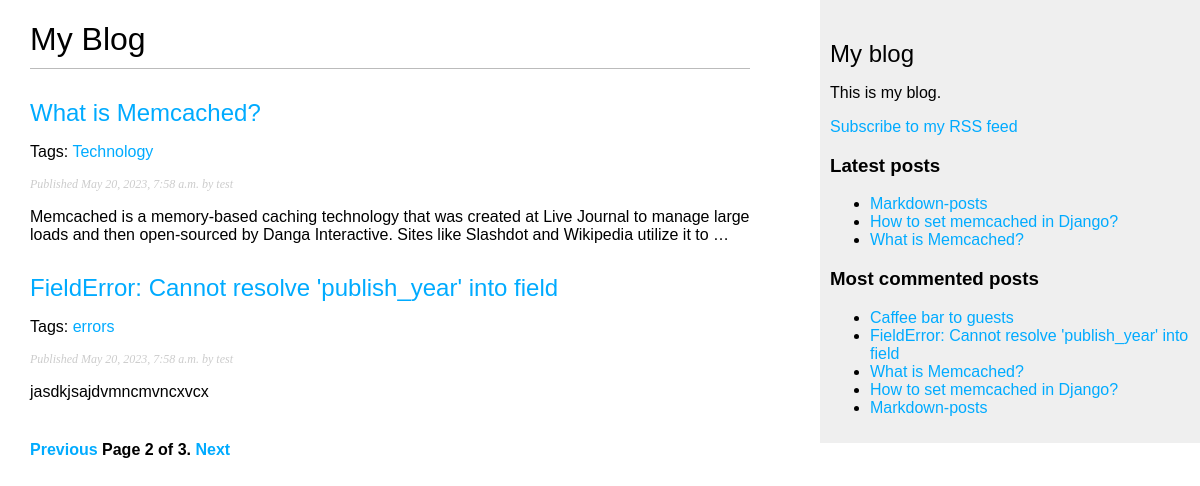
Screenshot of /blog/?page=2 with the database file from the repository.
### blog/models.py (models this page shows, shortened)
class Post(models.Model):
    class Status(models.TextChoices):
        DRAFT = 'DF', 'Draft'
        PUBLISHED = 'PB', 'Published'
    title = models.CharField(max_length=250)
    slug = models.SlugField(max_length=250, unique_for_date='publish')
    author = models.ForeignKey(User, on_delete=models.CASCADE, related_name='blog_posts')
    body = models.TextField()
    publish = models.DateTimeField(default=timezone.now)
    created = models.DateTimeField(auto_now_add=True)
    updated = models.DateTimeField(auto_now_add=True)
    status = models.CharField(max_length=2, choices=Status.choices, default=Status.DRAFT)
    tags = TaggableManager()
    objects = models.Manager() # Менеджер, применяемый по умолчанию
    published = PublishedManager() # конкретно-прикладной менеджер
    class Meta:
        ordering = ['-publish']
        indexes = [
            models.Index(fields=['-publish']),
        ]
    def get_absolute_url(self):
        return reverse(
            "blog:post_detail",
            args=[
                self.publish.year,
                self.publish.month,
                self.publish.day,
                self.slug
            ]
        )

### blog/views.py (the view)
def post_list(request, tag_slug=None):
    post_list = Post.published.all()
    tag = None
    if tag_slug:
        tag = get_object_or_404(klass=Tag, slug=tag_slug)
        post_list = post_list.filter(tags__in=[tag])
    paginator = Paginator(post_list, 2)
    page_number = request.GET.get('page', 1)
    try:
        posts = paginator.page(page_number)
    except EmptyPage:
        posts = paginator.page(paginator.num_pages)
    except PageNotAnInteger:
        posts = paginator.page(1)
    context = {
        'posts': posts,
        'tag': tag
    }
    return render(request=request, template_name='blog/post/list.html', context=context)

### blog/models.py (called while the page is built)
    def get_queryset(self):
        return super().get_queryset().filter(status=Post.Status.PUBLISHED)

### blog/templatetags/blog_tags.py (called while the page is built)
@register.inclusion_tag(filename='blog/post/latest_posts.html')
def show_latest_posts(count=5):
    latest_posts = Post.published.order_by('-publish')[:count]
    results = {
        'latest_posts': latest_posts
    }
    return results

@register.simple_tag
def get_most_commented_posts(count=5):
    return Post.published.annotate(
        total_comments=Count('comments')
    ).order_by('-total_comments')[:count]

@register.filter(name='markdown')
def markdown_format(text):
    return mark_safe(markdown.markdown(text=text))

### blog/templates/blog/post/list.html (shortened to what this page needs)
{% extends "blog/base.html" %}
{% load blog_tags %}
{% block content %}
    <h1>My Blog</h1>
    {% for post in posts %}
        <h2>
            <a href="{{ post.get_absolute_url }}">
            {{ post.title }}
            </a>
        </h2>
        <p class="tags">
            Tags:
            {% for tag in post.tags.all %}
                <a href="{% url "blog:post_list_by_tag" tag.slug %}">
                {{ tag.name }}
                </a>
            {% endfor %}
        </p>
        <p class="date">
            Published {{ post.publish }} by {{ post.author }}
        </p>
        {{ post.body|markdown|truncatewords_html:30}}
    {% endfor %}
    {% include "pagination.html" with page=posts %}
{% endblock %}

### blog/templates/blog/base.html (shortened to what this page needs)
{% load blog_tags %}
{% load static %}
<!DOCTYPE html>
<html>
<head>
    <link href="{% static "css/blog.css" %}" rel="stylesheet">
</head>
<body>
    <div id="content">
        {% block content %}
        {% endblock %}
    </div>
    <div id="sidebar">
        <h2>My blog</h2>
        <p>This is my blog.</p>
        <p>
            <a href="{% url "blog:post_feed" %}">
                Subscribe to my RSS feed
            </a>
        </p>
        <h3>Latest posts</h3>
        {% show_latest_posts 3 %}
        <h3>Most commented posts</h3>
        {% get_most_commented_posts as most_commented_posts %}
        <ul>
            {% for post in most_commented_posts %}
                <li>
                <a href="{{ post.get_absolute_url }}">{{ post.title }}</a>
                </li>
            {% endfor %}
        </ul>
    </div>
</body>
</html>

### blog/templates/blog/post/latest_posts.html
<ul>
    {% for post in latest_posts %}
        <li>
            <a href="{{ post.get_absolute_url }}">{{ post.title }}</a>
        </li>
    {% endfor %}
</ul>

### blog/static/css/blog.css (style rules this page uses)
body { margin:0; padding:0; font-family:helvetica, sans-serif; }
a { color:#00abff; text-decoration:none; }
h1 { font-weight:normal; border-bottom:1px solid #bbb; padding:0 0 10px 0; }
h2 { font-weight:normal; margin:30px 0 0; }
#content { float:left; width:60%; padding:0 0 0 30px; }
#sidebar { float:right; width:30%; padding:10px; background:#efefef; height:100%; }
p.date { color:#ccc; font-family: georgia, serif; font-size: 12px; font-style: italic; }

### rows the page displays
Post: title "What is Memcached?", publish "May 20, 2023, 7:58 a.m.", author "test", body "Memcached is a memory-based caching technology that was created at Live Journal to manage large loads and then open-sourced by Danga Interactive. Sites like Slashdot and Wikipedia utilize it to …"
Tag: name "Technology"
Post: title "FieldError: Cannot resolve 'publish_year' into field", publish "May 20, 2023, 7:58 a.m.", author "test", body "jasdkjsajdvmncmvncxvcx"
Tag: name "errors"
Post: title "Markdown-posts"
Post: title "How to set memcached in Django?"
Post: title "Caffee bar to guests"

### other values shown
{{ page.number }} "2"
{{ page.paginator.num_pages }} "3"
